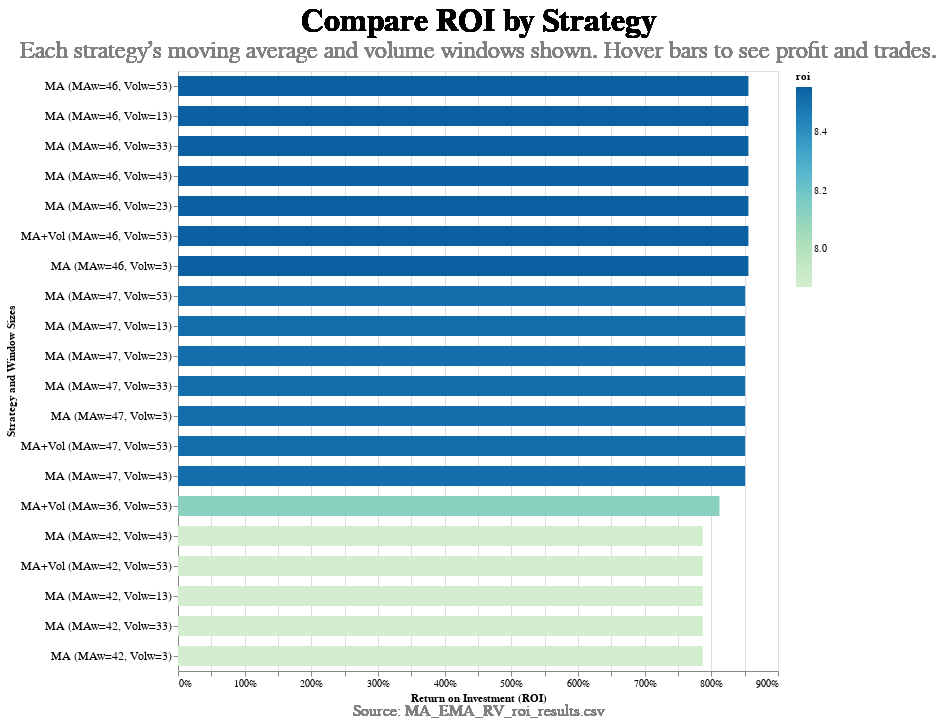

Here is the notebook cell this chart was saved with:
### Code cell
import altair as alt
alt.data_transformers.enable("vegafusion")

import pandas as pd
import pynarrative
from IPython.display import display, Markdown

csv_path = r"C:\Users\Jouke\Documents\evedata-logger\output\MA_EMA_RV_roi_results.csv"
df = pd.read_csv(csv_path)

df_filtered = df[df['trades'] >= 10].copy()

df_filtered['strategy_label'] = (
    df_filtered['strategy'] + " (MAw=" +
    df_filtered['ma_window'].astype(str) + ", Volw=" +
    df_filtered['vol_window'].astype(str) + ")"
)

df_top20 = df_filtered.sort_values('roi', ascending=False).head(20)
chart_height = 30 * len(df_top20)

story = pynarrative.Story(df_top20, height=chart_height)

story = story.add_title(
    "Compare ROI by Strategy",
    subtitle="Each strategy’s moving average and volume windows shown. Hover bars to see profit and trades."
)

story = story.mark_bar(size=20).encode(
    y=alt.Y('strategy_label:N', sort='-x', title='Strategy and Window Sizes',
            axis=alt.Axis(labelFontSize=12, labelLimit=300)),
    x=alt.X('roi:Q', title='Return on Investment (ROI)', axis=alt.Axis(format='%')),
    color=alt.Color('roi:Q', scale=alt.Scale(scheme='greenblue')),
    tooltip=[
        alt.Tooltip('item:N', title='Item'),
        alt.Tooltip('strategy:N', title='Strategy'),
        alt.Tooltip('ma_window:Q', title='MA Window'),
        alt.Tooltip('vol_window:Q', title='Volume Window'),
        alt.Tooltip('profit:Q', format=',.0f', title='Profit (ISK)'),
        alt.Tooltip('roi:Q', format='.2%', title='ROI'),
        alt.Tooltip('trades:Q', title='Trades')
    ]
)

story = story.add_source("Source: MA_EMA_RV_roi_results.csv")

# Display warning and context above chart using Markdown
display(Markdown("⚠️ **Note:** These trades are likely not robust and may be overfitted to historical data."))

display(Markdown("This chart compares ROI for the top 20 trading strategies with at least 10 trades."))

# Display chart heading and chart
display(Markdown("## Trading Strategy ROI Overview (Top 20, ≥10 Trades)"))
display(story.render())

### Figure 1 — Vega specification as saved in the notebook (floating-point values rounded to 4 significant figures)
{"$schema": "https://vega.github.io/schema/vega/v5.json", "data": [{"name": "source_0", "values": [{"item": "Mexallon", "ma_window": 46, "profit": 64.45, "roi": 8.556, "strategy": "MA", "strategy_label": "MA (MAw=46, Volw=53)", "trades": 10, "vol_window": 53}, {"item": "Mexallon", "ma_window": 46, "profit": 64.45, "roi": 8.556, "strategy": "MA", "strategy_label": "MA (MAw=46, Volw=13)", "trades": 10, "vol_window": 13}, {"item": "Mexallon", "ma_window": 46, "profit": 64.45, "roi": 8.556, "strategy": "MA", "strategy_label": "MA (MAw=46, Volw=33)", "trades": 10, "vol_window": 33}, {"item": "Mexallon", "ma_window": 46, "profit": 64.45, "roi": 8.556, "strategy": "MA", "strategy_label": "MA (MAw=46, Volw=43)", "trades": 10, "vol_window": 43}, {"item": "Mexallon", "ma_window": 46, "profit": 64.45, "roi": 8.556, "strategy": "MA", "strategy_label": "MA (MAw=46, Volw=23)", "trades": 10, "vol_window": 23}, {"item": "Mexallon", "ma_window": 46, "profit": 64.45, "roi": 8.556, "strategy": "MA+Vol", "strategy_label": "MA+Vol (MAw=46, Volw=53)", "trades": 10, "vol_window": 53}, {"item": "Mexallon", "ma_window": 46, "profit": 64.45, "roi": 8.556, "strategy": "MA", "strategy_label": "MA (MAw=46, Volw=3)", "trades": 10, "vol_window": 3}, {"item": "Mexallon", "ma_window": 47, "profit": 64.11, "roi": 8.507, "strategy": "MA", "strategy_label": "MA (MAw=47, Volw=53)", "trades": 10, "vol_window": 53}, {"item": "Mexallon", "ma_window": 47, "profit": 64.11, "roi": 8.507, "strategy": "MA", "strategy_label": "MA (MAw=47, Volw=13)", "trades": 10, "vol_window": 13}, {"item": "Mexallon", "ma_window": 47, "profit": 64.11, "roi": 8.507, "strategy": "MA", "strategy_label": "MA (MAw=47, Volw=23)", "trades": 10, "vol_window": 23}, {"item": "Mexallon", "ma_window": 47, "profit": 64.11, "roi": 8.507, "strategy": "MA", "strategy_label": "MA (MAw=47, Volw=33)", "trades": 10, "vol_window": 33}, {"item": "Mexallon", "ma_window": 47, "profit": 64.11, "roi": 8.507, "strategy": "MA", "strategy_label": "MA (MAw=47, Volw=3)", "trades": 10, "vol_window": 3}, {"item": "Mexallon", "ma_window": 47, "profit": 64.11, "roi": 8.507, "strategy": "MA+Vol", "strategy_label": "MA+Vol (MAw=47, Volw=53)", "trades": 10, "vol_window": 53}, {"item": "Mexallon", "ma_window": 47, "profit": 64.11, "roi": 8.507, "strategy": "MA", "strategy_label": "MA (MAw=47, Volw=43)", "trades": 10, "vol_window": 43}, {"item": "Mexallon", "ma_window": 36, "profit": 71.51, "roi": 8.122, "strategy": "MA+Vol", "strategy_label": "MA+Vol (MAw=36, Volw=53)", "trades": 11, "vol_window": 53}, {"item": "Mexallon", "ma_window": 42, "profit": 65.5, "roi": 7.87, "strategy": "MA", "strategy_label": "MA (MAw=42, Volw=43)", "trades": 11, "vol_window": 43}, {"item": "Mexallon", "ma_window": 42, "profit": 65.5, "roi": 7.87, "strategy": "MA+Vol", "strategy_label": "MA+Vol (MAw=42, Volw=53)", "trades": 11, "vol_window": 53}, {"item": "Mexallon", "ma_window": 42, "profit": 65.5, "roi": 7.87, "strategy": "MA", "strategy_label": "MA (MAw=42, Volw=13)", "trades": 11, "vol_window": 13}, {"item": "Mexallon", "ma_window": 42, "profit": 65.5, "roi": 7.87, "strategy": "MA", "strategy_label": "MA (MAw=42, Volw=33)", "trades": 11, "vol_window": 33}, {"item": "Mexallon", "ma_window": 42, "profit": 65.5, "roi": 7.87, "strategy": "MA", "strategy_label": "MA (MAw=42, Volw=3)", "trades": 11, "vol_window": 3}]}, {"name": "data_0", "values": [{"item": "Mexallon", "ma_window": 46, "profit": 64.45, "roi": 8.556, "roi_end": 8.556, "roi_start": 0.0, "strategy": "MA", "strategy_label": "MA (MAw=46, Volw=53)", "trades": 10, "vol_window": 53}, {"item": "Mexallon", "ma_window": 46, "profit": 64.45, "roi": 8.556, "roi_end": 8.556, "roi_start": 0.0, "strategy": "MA", "strategy_label": "MA (MAw=46, Volw=13)", "trades": 10, "vol_window": 13}, {"item": "Mexallon", "ma_window": 46, "profit": 64.45, "roi": 8.556, "roi_end": 8.556, "roi_start": 0.0, "strategy": "MA", "strategy_label": "MA (MAw=46, Volw=33)", "trades": 10, "vol_window": 33}, {"item": "Mexallon", "ma_window": 46, "profit": 64.45, "roi": 8.556, "roi_end": 8.556, "roi_start": 0.0, "strategy": "MA", "strategy_label": "MA (MAw=46, Volw=43)", "trades": 10, "vol_window": 43}, {"item": "Mexallon", "ma_window": 46, "profit": 64.45, "roi": 8.556, "roi_end": 8.556, "roi_start": 0.0, "strategy": "MA", "strategy_label": "MA (MAw=46, Volw=23)", "trades": 10, "vol_window": 23}, {"item": "Mexallon", "ma_window": 46, "profit": 64.45, "roi": 8.556, "roi_end": 8.556, "roi_start": 0.0, "strategy": "MA+Vol", "strategy_label": "MA+Vol (MAw=46, Volw=53)", "trades": 10, "vol_window": 53}, {"item": "Mexallon", "ma_window": 46, "profit": 64.45, "roi": 8.556, "roi_end": 8.556, "roi_start": 0.0, "strategy": "MA", "strategy_label": "MA (MAw=46, Volw=3)", "trades": 10, "vol_window": 3}, {"item": "Mexallon", "ma_window": 47, "profit": 64.11, "roi": 8.507, "roi_end": 8.507, "roi_start": 0.0, "strategy": "MA", "strategy_label": "MA (MAw=47, Volw=53)", "trades": 10, "vol_window": 53}, {"item": "Mexallon", "ma_window": 47, "profit": 64.11, "roi": 8.507, "roi_end": 8.507, "roi_start": 0.0, "strategy": "MA", "strategy_label": "MA (MAw=47, Volw=13)", "trades": 10, "vol_window": 13}, {"item": "Mexallon", "ma_window": 47, "profit": 64.11, "roi": 8.507, "roi_end": 8.507, "roi_start": 0.0, "strategy": "MA", "strategy_label": "MA (MAw=47, Volw=23)", "trades": 10, "vol_window": 23}, {"item": "Mexallon", "ma_window": 47, "profit": 64.11, "roi": 8.507, "roi_end": 8.507, "roi_start": 0.0, "strategy": "MA", "strategy_label": "MA (MAw=47, Volw=33)", "trades": 10, "vol_window": 33}, {"item": "Mexallon", "ma_window": 47, "profit": 64.11, "roi": 8.507, "roi_end": 8.507, "roi_start": 0.0, "strategy": "MA", "strategy_label": "MA (MAw=47, Volw=3)", "trades": 10, "vol_window": 3}, {"item": "Mexallon", "ma_window": 47, "profit": 64.11, "roi": 8.507, "roi_end": 8.507, "roi_start": 0.0, "strategy": "MA+Vol", "strategy_label": "MA+Vol (MAw=47, Volw=53)", "trades": 10, "vol_window": 53}, {"item": "Mexallon", "ma_window": 47, "profit": 64.11, "roi": 8.507, "roi_end": 8.507, "roi_start": 0.0, "strategy": "MA", "strategy_label": "MA (MAw=47, Volw=43)", "trades": 10, "vol_window": 43}, {"item": "Mexallon", "ma_window": 36, "profit": 71.51, "roi": 8.122, "roi_end": 8.122, "roi_start": 0.0, "strategy": "MA+Vol", "strategy_label": "MA+Vol (MAw=36, Volw=53)", "trades": 11, "vol_window": 53}, {"item": "Mexallon", "ma_window": 42, "profit": 65.5, "roi": 7.87, "roi_end": 7.87, "roi_start": 0.0, "strategy": "MA", "strategy_label": "MA (MAw=42, Volw=43)", "trades": 11, "vol_window": 43}, {"item": "Mexallon", "ma_window": 42, "profit": 65.5, "roi": 7.87, "roi_end": 7.87, "roi_start": 0.0, "strategy": "MA+Vol", "strategy_label": "MA+Vol (MAw=42, Volw=53)", "trades": 11, "vol_window": 53}, {"item": "Mexallon", "ma_window": 42, "profit": 65.5, "roi": 7.87, "roi_end": 7.87, "roi_start": 0.0, "strategy": "MA", "strategy_label": "MA (MAw=42, Volw=13)", "trades": 11, "vol_window": 13}, {"item": "Mexallon", "ma_window": 42, "profit": 65.5, "roi": 7.87, "roi_end": 7.87, "roi_start": 0.0, "strategy": "MA", "strategy_label": "MA (MAw=42, Volw=33)", "trades": 11, "vol_window": 33}, {"item": "Mexallon", "ma_window": 42, "profit": 65.5, "roi": 7.87, "roi_end": 7.87, "roi_start": 0.0, "strategy": "MA", "strategy_label": "MA (MAw=42, Volw=3)", "trades": 11, "vol_window": 3}]}, {"name": "source_0_y_domain_strategy_label", "values": [{"sort_field": 8.556, "strategy_label": "MA (MAw=46, Volw=53)"}, {"sort_field": 8.556, "strategy_label": "MA (MAw=46, Volw=13)"}, {"sort_field": 8.556, "strategy_label": "MA (MAw=46, Volw=33)"}, {"sort_field": 8.556, "strategy_label": "MA (MAw=46, Volw=43)"}, {"sort_field": 8.556, "strategy_label": "MA (MAw=46, Volw=23)"}, {"sort_field": 8.556, "strategy_label": "MA+Vol (MAw=46, Volw=53)"}, {"sort_field": 8.556, "strategy_label": "MA (MAw=46, Volw=3)"}, {"sort_field": 8.507, "strategy_label": "MA (MAw=47, Volw=53)"}, {"sort_field": 8.507, "strategy_label": "MA (MAw=47, Volw=13)"}, {"sort_field": 8.507, "strategy_label": "MA (MAw=47, Volw=23)"}, {"sort_field": 8.507, "strategy_label": "MA (MAw=47, Volw=33)"}, {"sort_field": 8.507, "strategy_label": "MA (MAw=47, Volw=3)"}, {"sort_field": 8.507, "strategy_label": "MA+Vol (MAw=47, Volw=53)"}, {"sort_field": 8.507, "strategy_label": "MA (MAw=47, Volw=43)"}, {"sort_field": 8.122, "strategy_label": "MA+Vol (MAw=36, Volw=53)"}, {"sort_field": 7.87, "strategy_label": "MA (MAw=42, Volw=43)"}, {"sort_field": 7.87, "strategy_label": "MA+Vol (MAw=42, Volw=53)"}, {"sort_field": 7.87, "strategy_label": "MA (MAw=42, Volw=13)"}, {"sort_field": 7.87, "strategy_label": "MA (MAw=42, Volw=33)"}, {"sort_field": 7.87, "strategy_label": "MA (MAw=42, Volw=3)"}]}, {"name": "data_0_color_domain_roi", "values": [{"min": 7.87, "max": 8.556}]}], "marks": [{"type": "rect", "name": "layer_0_marks", "from": {"data": "data_0"}, "encode": {"update": {"x2": {"field": "roi_start", "scale": "x"}, "yc": {"field": "strategy_label", "scale": "y", "band": 0.5}, "tooltip": {"signal": "{\"Item\": isValid(datum[\"item\"]) ? datum[\"item\"] : \"\"+datum[\"item\"], \"Strategy\": isValid(datum[\"strategy\"]) ? datum[\"strategy\"] : \"\"+datum[\"strategy\"], \"MA Window\": format(datum[\"ma_window\"], \"\"), \"Volume Window\": format(datum[\"vol_window\"], \"\"), \"Profit (ISK)\": format(datum[\"profit\"], \",.0f\"), \"ROI\": format(datum[\"roi\"], \".2%\"), \"Trades\": format(datum[\"trades\"], \"\")}"}, "height": {"value": 20}, "x": {"field": "roi_end", "scale": "x"}, "fill": {"field": "roi", "scale": "color"}}}, "style": ["bar"]}, {"type": "text", "name": "layer_1_layer_0_marks", "from": {"data": "source_0"}, "encode": {"update": {"align": {"value": "center"}, "font": {"value": "Arial"}, "x": {"value": 300}, "text": {"value": "Compare ROI by Strategy"}, "fontWeight": {"value": "bold"}, "fontSize": {"value": 32}, "fill": {"value": "black"}, "y": {"value": -50}, "baseline": {"value": "middle"}}}, "style": ["text"]}, {"type": "text", "name": "layer_1_layer_1_marks", "from": {"data": "source_0"}, "encode": {"update": {"baseline": {"value": "middle"}, "align": {"value": "center"}, "fontSize": {"value": 24}, "y": {"value": -20}, "x": {"value": 300}, "font": {"value": "Arial"}, "text": {"value": "Each strategy’s moving average and volume windows shown. Hover bars to see profit and trades."}, "fill": {"value": "gray"}}}, "style": ["text"]}, {"type": "text", "name": "layer_2_marks", "from": {"data": "source_0"}, "encode": {"update": {"angle": {"value": 0}, "fontSize": {"value": 16}, "align": {"value": "center"}, "font": {"value": "Arial"}, "fill": {"value": "gray"}, "x": {"value": 300}, "text": {"value": "Source: MA_EMA_RV_roi_results.csv"}, "y": {"value": 640}, "baseline": {"value": "middle"}}}, "style": ["text"]}], "scales": [{"name": "x", "type": "linear", "domain": {"data": "data_0", "fields": ["roi_start", "roi_end"]}, "range": [0, {"signal": "width"}], "nice": true, "zero": true}, {"name": "y", "type": "band", "domain": {"data": "source_0_y_domain_strategy_label", "field": "strategy_label", "sort": {"op": "max", "field": "sort_field", "order": "descending"}}, "range": [0, {"signal": "height"}], "paddingInner": 0.1, "paddingOuter": 0.05}, {"name": "color", "type": "linear", "domain": [{"signal": "(data(\"data_0_color_domain_roi\")[0] || {}).min"}, {"signal": "(data(\"data_0_color_domain_roi\")[0] || {}).max"}], "range": {"scheme": "greenblue"}, "zero": false, "interpolate": "hcl"}], "axes": [{"scale": "x", "gridScale": "y", "zindex": 0, "grid": true, "minExtent": 0, "tickCount": {"signal": "ceil(width/40)"}, "labels": false, "aria": false, "maxExtent": 0, "orient": "bottom", "ticks": false, "domain": false}, {"scale": "x", "format": "%", "grid": false, "labelFlush": true, "labelOverlap": true, "orient": "bottom", "title": "Return on Investment (ROI)", "tickCount": {"signal": "ceil(width/40)"}, "zindex": 0}, {"scale": "y", "zindex": 0, "labelFontSize": 12, "orient": "left", "title": "Strategy and Window Sizes", "grid": false, "labelLimit": 300}], "background": "white", "padding": 5, "width": 600, "height": 600, "style": "cell", "legends": [{"fill": "color", "gradientLength": {"signal": "clamp(height, 64, 200)"}, "title": "roi"}]}
